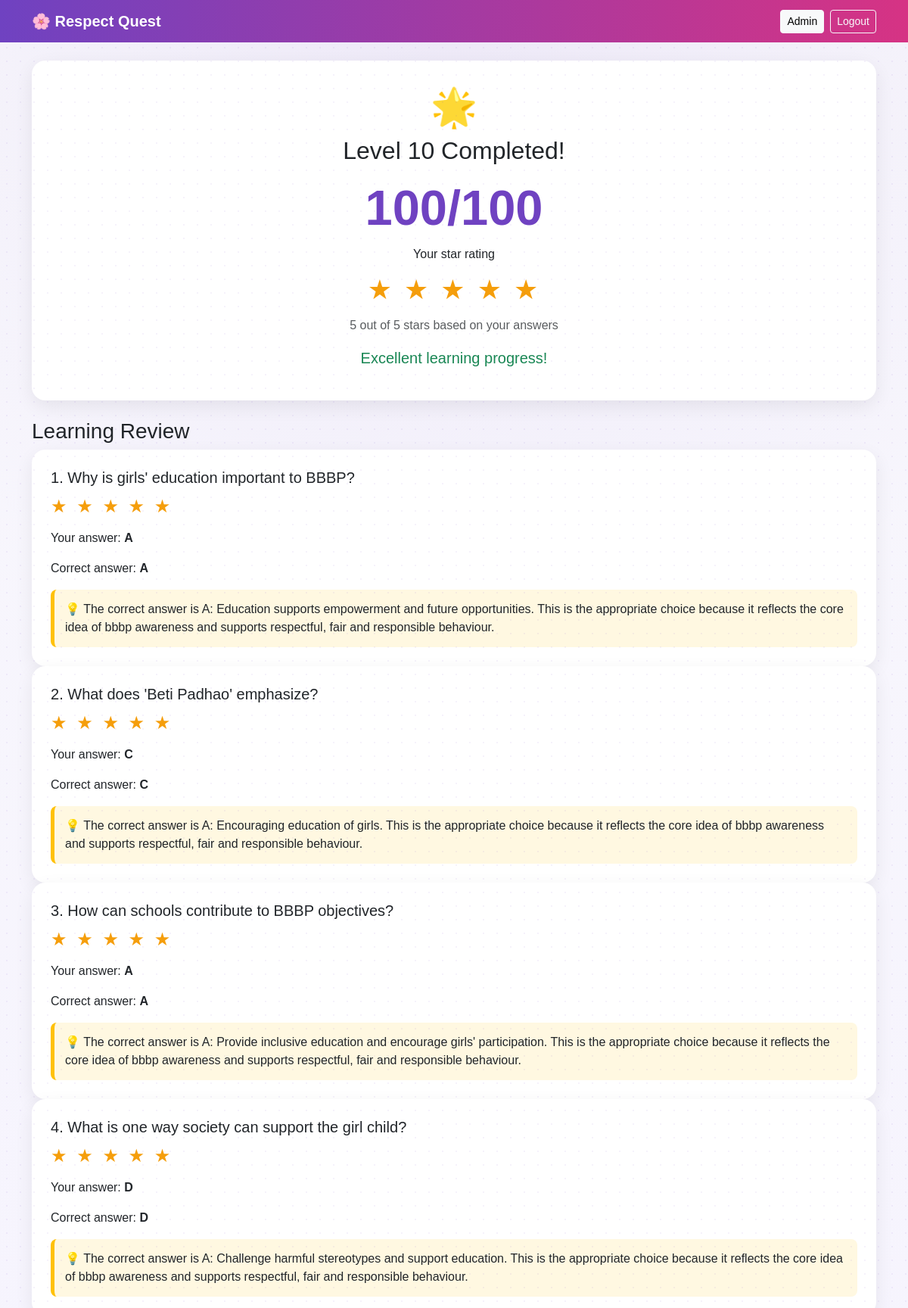
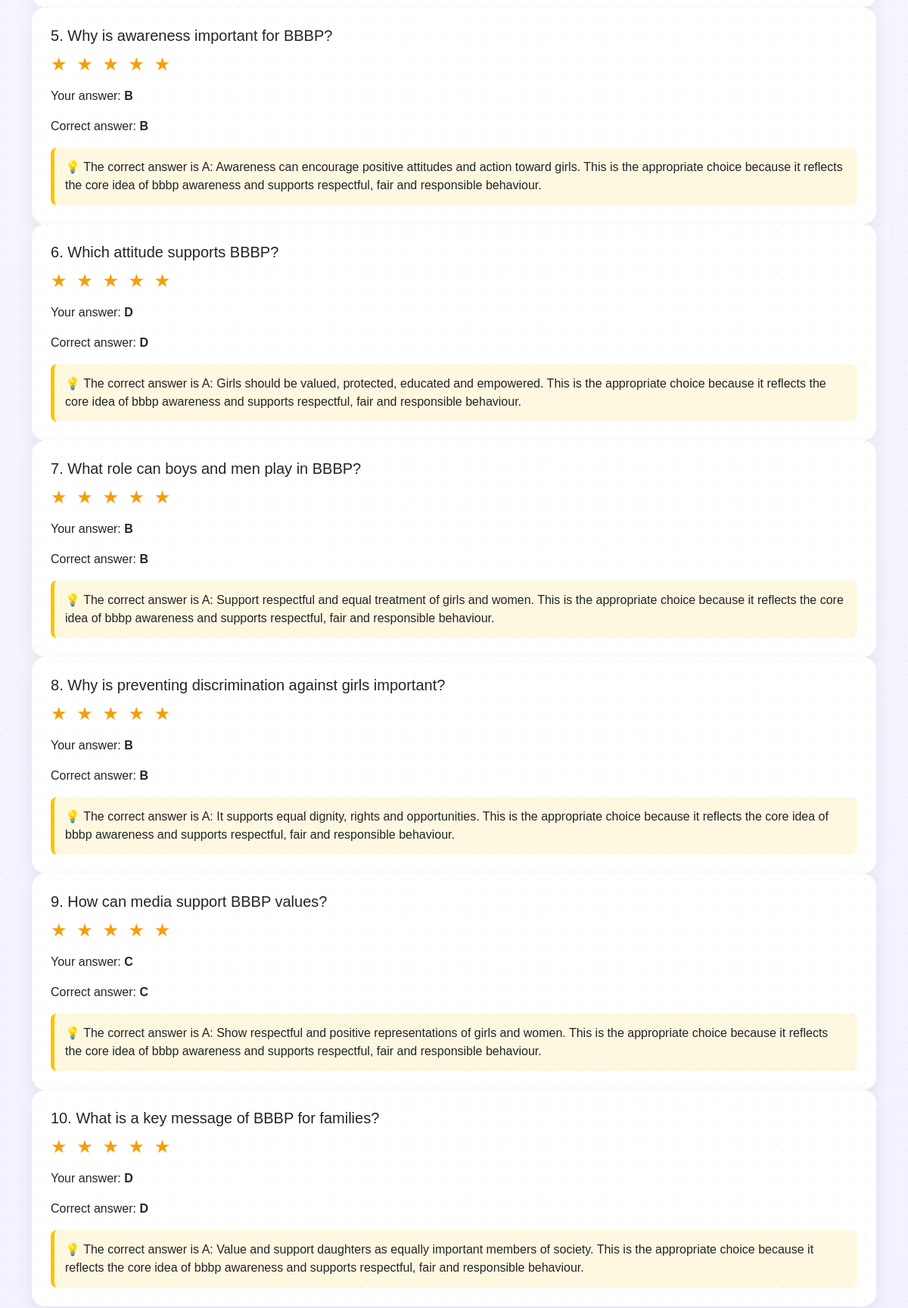
Screenshot of /result/10 (signed in, upper part) with the database file from the repository (2 pictures, top to bottom).
### tables this page shows
CREATE TABLE answers (
        id INTEGER PRIMARY KEY AUTOINCREMENT,
        user_id INTEGER NOT NULL,
        level INTEGER NOT NULL,
        question_id INTEGER NOT NULL,
        selected_answer TEXT NOT NULL,
        is_correct INTEGER NOT NULL,
        answered_at TEXT NOT NULL, display_correct_answer TEXT, rating INTEGER NOT NULL DEFAULT 1,
        FOREIGN KEY(user_id) REFERENCES users(id),
        FOREIGN KEY(question_id) REFERENCES questions(id)
    );

CREATE TABLE questions (
    id INTEGER PRIMARY KEY AUTOINCREMENT,
    level INTEGER NOT NULL,
    question TEXT NOT NULL,

    option_a TEXT NOT NULL,
    option_b TEXT NOT NULL,
    option_c TEXT NOT NULL,
    option_d TEXT NOT NULL,

    correct_answer TEXT NOT NULL,

    explanation TEXT,
    learning_objective TEXT,
    difficulty TEXT,

    positive_message TEXT,
    learning_message TEXT
, option_a_rating INTEGER NOT NULL DEFAULT 1, option_b_rating INTEGER NOT NULL DEFAULT 1, option_c_rating INTEGER NOT NULL DEFAULT 1, option_d_rating INTEGER NOT NULL DEFAULT 1, is_active INTEGER NOT NULL DEFAULT 1);

### app.py (the view)
@app.route("/result/<int:level>")
@login_required
def result(level):
    uid = session["user_id"]
    conn = get_db()
    row = conn.execute("""
        SELECT score, completed
        FROM level_results
        WHERE user_id=? AND level=?
    """, (uid, level)).fetchone()
    questions = conn.execute("""
        SELECT q.*, a.selected_answer, a.is_correct, a.rating,
               a.display_correct_answer
        FROM answers a
        JOIN questions q ON q.id=a.question_id
        WHERE a.user_id=? AND a.level=?
        ORDER BY a.id
        LIMIT 10
    """, (uid, level)).fetchall()
    conn.close()
    questions = [
        dict(
            question,
            correct_answer=question["display_correct_answer"] or question["correct_answer"]
        )
        for question in questions
    ]
    if not row:
        flash("Complete the level first.", "warning")
        return redirect(url_for("levels"))
    return render_template(
        "result.html",
        level=level,
        score=row["score"],
        badge=score_badge(row["score"]),
        star_rating=min(5, (row["score"] + 10) // 20),
        questions=questions,
    )

### app.py (called while the page is built)
def get_db():
    conn = sqlite3.connect(DB_PATH)
    conn.row_factory = sqlite3.Row
    conn.execute("PRAGMA foreign_keys = ON")
    return conn

def login_required(view):
    @wraps(view)
    def wrapped(*args, **kwargs):
        if "user_id" not in session:
            flash("Please login first.", "warning")
            return redirect(url_for("login"))
        return view(*args, **kwargs)
    return wrapped

def score_badge(score):
    if score >= 90:
        return {"title": "Gold Tier", "icon": "🥇", "class": "gold"}
    if score >= 51:
        return {"title": "Silver Tier", "icon": "🥈", "class": "silver"}
    return {"title": "Bronze Tier", "icon": "🥉", "class": "bronze"}

### templates/result.html (shortened to what this page needs)
{% extends "base.html" %}
{% block content %}
<div class="result-card text-center">
    <div class="result-icon">🌟</div>
    <h2>Level {{ level }} Completed!</h2>
    <div class="score-big">{{ score }}/100</div>
    <p class="mb-1">Your star rating</p>
    <div class="level-rating-stars" role="img"
         aria-label="{{ star_rating }} out of 5 stars">
        {% for value in range(1, 6) %}
        <span class="{% if value <= star_rating %}is-filled{% endif %}">★</span>
        {% endfor %}
    </div>
    <p class="text-muted">{{ star_rating }} out of 5 stars based on your answers</p>
    {% if score >= 80 %}
        <p class="lead text-success">Excellent learning progress!</p>
    {% elif score >= 50 %}
        <p class="lead text-primary">Good work! Keep learning.</p>
    {% else %}
        <p class="lead text-warning">Learning moment — keep going!</p>
    {% endif %}
</div>
<h3 class="mt-4">Learning Review</h3>
{% for q in questions %}
<div class="review-card">
    <h5>{{ loop.index }}. {{ q.question }}</h5>
    {% set answer_is_correct = q.selected_answer == q.correct_answer %}
    <div class="question-rating-stars {% if answer_is_correct %}is-correct{% endif %}"
         role="img"
         aria-label="{{ q.rating or (5 if answer_is_correct else 1) }} out of 5 stars">
        {% for value in range(1, 6) %}
        <span class="{% if value <= (q.rating or (5 if answer_is_correct else 1)) %}is-filled{% endif %}">★</span>
        {% endfor %}
    </div>
    <p class="mt-2">
        Your answer:
        <strong>{{ q.selected_answer or "Not answered" }}</strong>
    </p>
    <p>
        Correct answer:
        <strong>{{ q.correct_answer }}</strong>
    </p>
    {% if q.explanation %}
    <div class="learning-box">
        💡 {{ q.explanation }}
    </div>
    {% endif %}
</div>
{% endfor %}
{% endblock %}

### static/css/style.css (style rules this page uses)
body { background: radial-gradient(circle at top, rgba(111, 66, 193, 0.08), transparent 25%), linear-gradient(180deg, #f8f7fc 0%, #f4f1ff 100%); font-family: Arial, Helvetica, sans-serif; }
body::before { content: ""; position: fixed; inset: 0; pointer-events: none; background-image: radial-gradient(circle, rgba(111, 66, 193, 0.12) 1px, transparent 1.5px); background-size: 18px 18px; opacity: 0.55; }
.feature-card, .form-card, .level-card, .question-card, .result-card, .review-card, .stat-card { background: white; border-radius: 18px; padding: 25px; box-shadow: 0 8px 25px rgba(0,0,0,.07); }
.answer-rating-stars, .level-rating-stars, .question-rating-stars { color: #cbd5e1; letter-spacing: 3px; }
.level-rating-stars { margin: 8px 0; font-size: 2.25rem; }
.question-rating-stars { margin-bottom: 12px; font-size: 1.5rem; }
.answer-rating-stars .is-filled, .level-rating-stars .is-filled, .question-rating-stars .is-filled { color: #f59e0b; }
.score-big { font-size: 65px; font-weight: 800; color: #6f42c1; }
.result-icon { font-size: 50px; }
.learning-box { background: #fff8e1; border-left: 5px solid #ffc107; padding: 14px; border-radius: 8px; }

### rows the page displays
answers: question "Why is girls' education important to BBBP?", selected_answer "A", correct_answer "A", explanation "The correct answer is A: Education supports empowerment and future opportunities. This is the appropriate choice because it reflects the core idea of bbbp awareness and supports respectful, fair and responsible behaviour."
answers: question "What does 'Beti Padhao' emphasize?", selected_answer "C", correct_answer "C", explanation "The correct answer is A: Encouraging education of girls. This is the appropriate choice because it reflects the core idea of bbbp awareness and supports respectful, fair and responsible behaviour."
answers: question "How can schools contribute to BBBP objectives?", selected_answer "A", correct_answer "A", explanation "The correct answer is A: Provide inclusive education and encourage girls' participation. This is the appropriate choice because it reflects the core idea of bbbp awareness and supports respectful, fair and responsible behaviour."
answers: question "What is one way society can support the girl child?", selected_answer "D", correct_answer "D", explanation "The correct answer is A: Challenge harmful stereotypes and support education. This is the appropriate choice because it reflects the core idea of bbbp awareness and supports respectful, fair and responsible behaviour."
answers: question "Why is awareness important for BBBP?", selected_answer "B", correct_answer "B", explanation "The correct answer is A: Awareness can encourage positive attitudes and action toward girls. This is the appropriate choice because it reflects the core idea of bbbp awareness and supports respectful, fair and responsible behaviour."
answers: question "Which attitude supports BBBP?", selected_answer "D", correct_answer "D", explanation "The correct answer is A: Girls should be valued, protected, educated and empowered. This is the appropriate choice because it reflects the core idea of bbbp awareness and supports respectful, fair and responsible behaviour."
answers: question "What role can boys and men play in BBBP?", selected_answer "B", correct_answer "B", explanation "The correct answer is A: Support respectful and equal treatment of girls and women. This is the appropriate choice because it reflects the core idea of bbbp awareness and supports respectful, fair and responsible behaviour."
answers: question "Why is preventing discrimination against girls important?", selected_answer "B", correct_answer "B", explanation "The correct answer is A: It supports equal dignity, rights and opportunities. This is the appropriate choice because it reflects the core idea of bbbp awareness and supports respectful, fair and responsible behaviour."
answers: question "How can media support BBBP values?", selected_answer "C", correct_answer "C", explanation "The correct answer is A: Show respectful and positive representations of girls and women. This is the appropriate choice because it reflects the core idea of bbbp awareness and supports respectful, fair and responsible behaviour."
answers: question "What is a key message of BBBP for families?", selected_answer "D", correct_answer "D", explanation "The correct answer is A: Value and support daughters as equally important members of society. This is the appropriate choice because it reflects the core idea of bbbp awareness and supports respectful, fair and responsible behaviour."

### other values shown
{{ level }} "10"
{{ score }} "100"
{{ star_rating }} "5"
